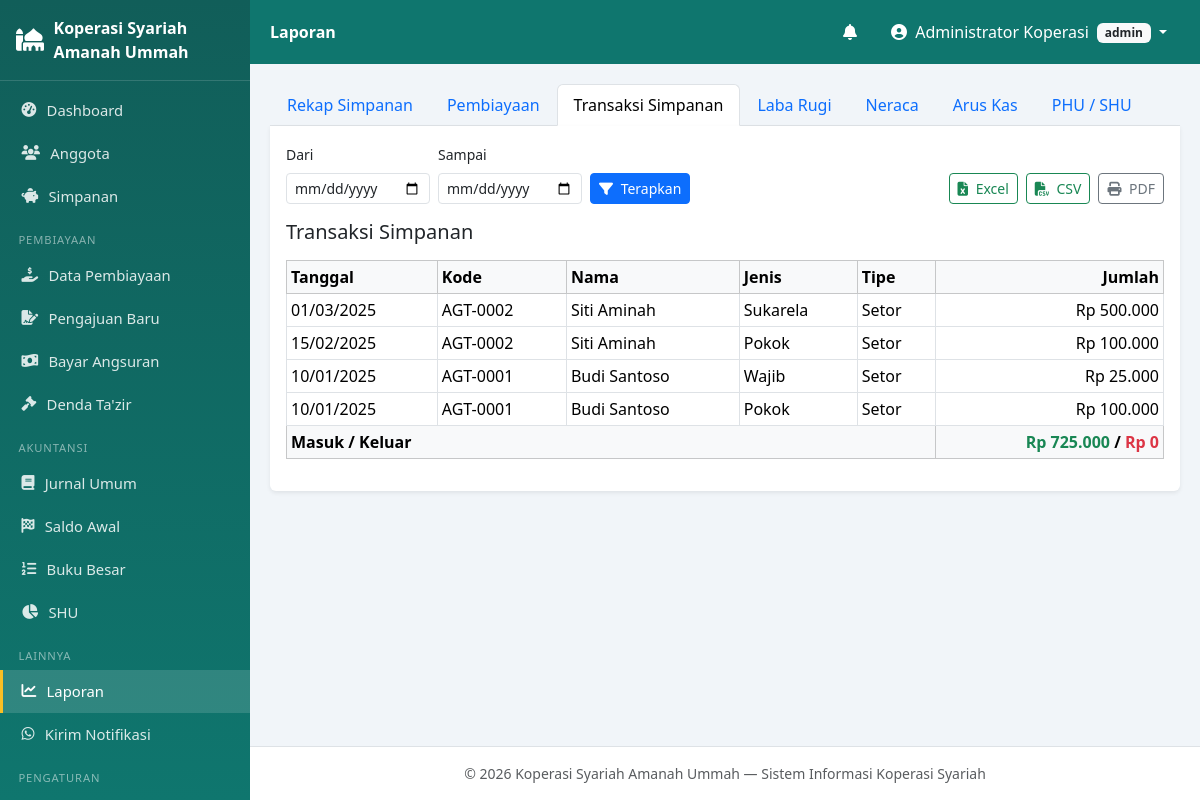
The app's page /index.php?mod=laporan&jenis=transaksi (signed in) with its own data.
### tables this page shows
CREATE TABLE profil_koperasi (
    id            INT PRIMARY KEY DEFAULT 1,
    nama_koperasi VARCHAR(150) NOT NULL,
    alamat        TEXT,
    no_telp       VARCHAR(30),
    email         VARCHAR(100),
    nama_ketua    VARCHAR(100),
    slogan        VARCHAR(150)
);

CREATE TABLE simpanan (
    id_simpanan      INT AUTO_INCREMENT PRIMARY KEY,
    id_anggota       INT NOT NULL,
    jenis_simpanan   ENUM('pokok','wajib','sukarela') NOT NULL,
    tipe             ENUM('setor','tarik') NOT NULL DEFAULT 'setor',
    tanggal          DATE NOT NULL,
    jumlah           DECIMAL(15,2) NOT NULL,
    keterangan       VARCHAR(255) DEFAULT NULL,
    id_user          INT DEFAULT NULL,
    created_at       TIMESTAMP DEFAULT CURRENT_TIMESTAMP,
    CONSTRAINT fk_simpanan_anggota FOREIGN KEY (id_anggota)
        REFERENCES anggota(id_anggota) ON DELETE CASCADE
);

CREATE TABLE anggota (
    id_anggota     INT AUTO_INCREMENT PRIMARY KEY,
    kode_anggota   VARCHAR(20) NOT NULL UNIQUE,
    nik            VARCHAR(20) DEFAULT NULL,
    nama           VARCHAR(100) NOT NULL,
    jenis_kelamin  ENUM('L','P') NOT NULL DEFAULT 'L',
    tempat_lahir   VARCHAR(50) DEFAULT NULL,
    tanggal_lahir  DATE DEFAULT NULL,
    alamat         TEXT,
    no_hp          VARCHAR(20) DEFAULT NULL,
    email          VARCHAR(100) DEFAULT NULL,
    pekerjaan      VARCHAR(100) DEFAULT NULL,
    status_anggota ENUM('aktif','nonaktif') NOT NULL DEFAULT 'aktif',
    tanggal_daftar DATE NOT NULL,
    created_at     TIMESTAMP DEFAULT CURRENT_TIMESTAMP
);

### config/database.php (called while the page is built, shortened)
<?php
class Database
{
    private static $instance = null;
    private function __construct()
    {
        try {
            $this->pdo = new PDO(
                'mysql:host=' . DB_HOST . ';dbname=' . DB_NAME . ';charset=utf8mb4',
                DB_USER, DB_PASS,
                [
                    PDO::ATTR_ERRMODE            => PDO::ERRMODE_EXCEPTION,
                    PDO::ATTR_DEFAULT_FETCH_MODE => PDO::FETCH_ASSOC,
                    PDO::ATTR_EMULATE_PREPARES   => false,
                ]
            );
        } catch (PDOException $e) {
            die('Koneksi database gagal: ' . $e->getMessage());
        }
    }
    public static function getInstance(): PDO
    {
        if (self::$instance === null) self::$instance = new self();
        return self::$instance->pdo;
    }
}

### models/PengaturanModel.php (called while the page is built, shortened)
<?php
require_once __DIR__ . '/../config/database.php';
class PengaturanModel
{
    private $db;
    public function __construct()
    {
        $this->db = Database::getInstance();
    }
    public function get(string $kunci, $default = null)
    {
        $st = $this->db->prepare('SELECT nilai FROM pengaturan WHERE kunci=?');
        $st->execute([$kunci]);
        $r = $st->fetch();
        return $r ? $r['nilai'] : $default;
    }
    public function profil()
    {
        return $this->db->query('SELECT * FROM profil_koperasi WHERE id=1')->fetch()
            ?: ['id' => 1, 'nama_koperasi' => 'Koperasi Syariah'];
    }
}

### models/LaporanModel.php (called while the page is built, shortened)
<?php
require_once __DIR__ . '/../config/database.php';
class LaporanModel
{
    private $db;
    public function __construct()
    {
        $this->db = Database::getInstance();
    }
    public function transaksiSimpanan(string $dari = '', string $sampai = ''): array
    {
        $sql = 'SELECT s.*, a.kode_anggota, a.nama FROM simpanan s
                JOIN anggota a ON s.id_anggota=a.id_anggota WHERE 1=1';
        $params = [];
        $sql .= ' ORDER BY s.tanggal DESC, s.id_simpanan DESC';
        $st = $this->db->prepare($sql);
        $st->execute($params);
        return $st->fetchAll();
    }
}

### views/laporan/index.php (the view, shortened to what this page needs)
<?php
require_once __DIR__ . '/../../models/LaporanModel.php';
$jenis  = $_GET['jenis'] ?? 'simpanan';
$dari   = $_GET['dari'] ?? '';
$sampai = $_GET['sampai'] ?? '';
$lm = new LaporanModel();
$pageTitle = 'Laporan';
$active    = 'laporan';
include __DIR__ . '/../layout/header.php';
$jenisExport = ['simpanan' => 'rekap_simpanan', 'pembiayaan' => 'pembiayaan', 'transaksi' => 'transaksi'];
?>
<ul class="nav nav-tabs no-print">
  <li class="nav-item"><a class="nav-link <?= $jenis==='simpanan'?'active':'' ?>"
      href="index.php?mod=laporan&jenis=simpanan">Rekap Simpanan</a></li>
  <li class="nav-item"><a class="nav-link <?= $jenis==='pembiayaan'?'active':'' ?>"
      href="index.php?mod=laporan&jenis=pembiayaan">Pembiayaan</a></li>
  <li class="nav-item"><a class="nav-link <?= $jenis==='transaksi'?'active':'' ?>"
      href="index.php?mod=laporan&jenis=transaksi">Transaksi Simpanan</a></li>
  <li class="nav-item"><a class="nav-link" href="index.php?mod=laporan&act=laba_rugi">Laba Rugi</a></li>
  <li class="nav-item"><a class="nav-link" href="index.php?mod=laporan&act=neraca">Neraca</a></li>
  <li class="nav-item"><a class="nav-link" href="index.php?mod=laporan&act=arus_kas">Arus Kas</a></li>
  <li class="nav-item"><a class="nav-link" href="index.php?mod=laporan&act=phu">PHU / SHU</a></li>
</ul>
<div class="card border-0 shadow-sm rounded-top-0">
  <div class="card-body">
    <form method="get" class="row g-2 align-items-end no-print mb-3">
      <?php if ($jenis !== 'simpanan'): ?>
      <div class="col-auto"><label class="form-label small">Dari</label>
        <input type="date" name="dari" class="form-control form-control-sm" value="<?= e($dari) ?>"></div>
      <div class="col-auto"><label class="form-label small">Sampai</label>
        <input type="date" name="sampai" class="form-control form-control-sm" value="<?= e($sampai) ?>"></div>
      <div class="col-auto"><button class="btn btn-sm btn-primary"><i class="fas fa-filter me-1"></i> Terapkan</button></div>
      <?php endif; ?>
      <div class="col-auto ms-auto d-flex gap-2">
        <?php if (isset($jenisExport[$jenis])): ?>
        <a class="btn btn-sm btn-outline-success"
           href="controllers/proses_export.php?jenis=<?= $jenisExport[$jenis] ?>&dari=<?= e($dari) ?>&sampai=<?= e($sampai) ?>">
          <i class="fas fa-file-excel me-1"></i> Excel</a>
        <?php endif; ?>
        <?php if ($jenis==='transaksi'): ?>
        <a class="btn btn-sm btn-outline-success"
           href="controllers/proses_laporan.php?aksi=export_transaksi&dari=<?= e($dari) ?>&sampai=<?= e($sampai) ?>">
          <i class="fas fa-file-csv me-1"></i> CSV</a>
        <?php endif; ?>
        <button type="button" class="btn btn-sm btn-outline-secondary" onclick="window.print()">
          <i class="fas fa-print me-1"></i> PDF</button>
      </div>
    </form>
    <?php if ($jenis === 'simpanan'):
        $rekap = (new SimpananModel())->rekapPerAnggota(); ?>
      <h5 class="mb-3">Rekapitulasi Simpanan Anggota</h5>
      <div class="table-responsive">
        <table class="table table-bordered table-sm align-middle">
          <thead class="table-light">
            <tr><th>Kode</th><th>Nama</th><th class="text-end">Pokok</th><th class="text-end">Wajib</th>
                <th class="text-end">Sukarela</th><th class="text-end">Total</th></tr>
          </thead>
          <tbody>
          <?php $g = ['pokok'=>0,'wajib'=>0,'sukarela'=>0,'total'=>0];
                foreach ($rekap as $r):
                  foreach ($g as $k => $v) $g[$k] += $r[$k]; ?>
            <tr>
              <td><?= e($r['kode_anggota']) ?></td><td><?= e($r['nama']) ?></td>
              <td class="text-end"><?= rupiah($r['pokok']) ?></td>
              <td class="text-end"><?= rupiah($r['wajib']) ?></td>
              <td class="text-end"><?= rupiah($r['sukarela']) ?></td>
              <td class="text-end"><b><?= rupiah($r['total']) ?></b></td>
            </tr>
          <?php endforeach; ?>
          </tbody>
          <tfoot class="table-light fw-bold">
            <tr><td colspan="2">TOTAL</td>
              <td class="text-end"><?= rupiah($g['pokok']) ?></td>
              <td class="text-end"><?= rupiah($g['wajib']) ?></td>
              <td class="text-end"><?= rupiah($g['sukarela']) ?></td>
              <td class="text-end"><?= rupiah($g['total']) ?></td></tr>
          </tfoot>
        </table>
      </div>
    <?php else:
        $rows = $lm->transaksiSimpanan($dari, $sampai);
        $masuk = $keluar = 0; ?>
      <h5 class="mb-3">Transaksi Simpanan <?= ($dari||$sampai) ? '(' . e($dari) . ' s.d. ' . e($sampai) . ')' : '' ?></h5>
      <div class="table-responsive">
        <table class="table table-bordered table-sm align-middle">
          <thead class="table-light">
            <tr><th>Tanggal</th><th>Kode</th><th>Nama</th><th>Jenis</th><th>Tipe</th><th class="text-end">Jumlah</th></tr>
          </thead>
          <tbody>
          <?php foreach ($rows as $r):
              if ($r['tipe']==='setor') $masuk += $r['jumlah']; else $keluar += $r['jumlah']; ?>
            <tr>
              <td><?= e(date('d/m/Y', strtotime($r['tanggal']))) ?></td>
              <td><?= e($r['kode_anggota']) ?></td><td><?= e($r['nama']) ?></td>
              <td><?= e(ucfirst($r['jenis_simpanan'])) ?></td>
              <td><?= e(ucfirst($r['tipe'])) ?></td>
              <td class="text-end"><?= rupiah($r['jumlah']) ?></td>
            </tr>
          <?php endforeach; ?>
          </tbody>
          <tfoot class="table-light fw-bold">
            <tr><td colspan="5">Masuk / Keluar</td>
              <td class="text-end"><span class="text-success"><?= rupiah($masuk) ?></span> /
                                   <span class="text-danger"><?= rupiah($keluar) ?></span></td></tr>
          </tfoot>
        </table>
      </div>
    <?php endif; ?>
  </div>
</div>
<?php include __DIR__ . '/../layout/footer.php'; ?>

### views/layout/header.php (shortened to what this page needs)
<?php
require_once __DIR__ . '/../../config/database.php';
require_once __DIR__ . '/../../models/PengaturanModel.php';
$user      = $_SESSION['user'];
$pageTitle = $pageTitle ?? 'Dashboard';
$active    = $active ?? 'dashboard';
$pmModel = new PengaturanModel();
$profil  = $pmModel->profil();
$logo    = trim((string)$pmModel->get('logo', ''));
$logoAda = $logo !== '' && file_exists(__DIR__ . '/../../assets/img/' . $logo);
if (!function_exists('rupiah')) {
    function rupiah($n) { return 'Rp ' . number_format((float)($n ?: 0), 0, ',', '.'); }
}
if (!function_exists('e')) {
    function e($s) { return htmlspecialchars((string)($s ?? ''), ENT_QUOTES, 'UTF-8'); }
}
?>
<!DOCTYPE html>
<html lang="id">
<head>
<link href="https://cdn.jsdelivr.net/npm/bootstrap@5.3.3/dist/css/bootstrap.min.css" rel="stylesheet">
<link href="https://cdnjs.cloudflare.com/ajax/libs/font-awesome/6.5.2/css/all.min.css" rel="stylesheet">
<link rel="stylesheet" href="assets/css/style.css">
</head>
<body>
<div class="wrapper">
  <aside class="sidebar" id="sidebar">
    <div class="brand">
      <?php if ($logoAda): ?>
        <img src="assets/img/<?= e($logo) ?>" alt="Logo">
      <?php else: ?>
        <i class="fas fa-mosque"></i>
      <?php endif; ?>
      <span><?= e($profil['nama_koperasi'] ?? 'KSU Syariah') ?></span>
    </div>
    <nav>
      <a href="index.php?mod=dashboard" class="<?= $active==='dashboard'?'on':'' ?>">
        <i class="fas fa-tachometer-alt"></i> Dashboard</a>
      <a href="index.php?mod=anggota&act=list" class="<?= $active==='anggota'?'on':'' ?>">
        <i class="fas fa-users"></i> Anggota</a>
      <a href="index.php?mod=simpanan&act=list" class="<?= $active==='simpanan'?'on':'' ?>">
        <i class="fas fa-piggy-bank"></i> Simpanan</a>
      <div class="menu-label">Pembiayaan</div>
      <a href="index.php?mod=pembiayaan&act=list" class="<?= $active==='pembiayaan'?'on':'' ?>">
        <i class="fas fa-hand-holding-usd"></i> Data Pembiayaan</a>
      <a href="index.php?mod=pembiayaan&act=pengajuan" class="<?= $active==='pembiayaan-pengajuan'?'on':'' ?>">
        <i class="fas fa-file-signature"></i> Pengajuan Baru</a>
      <a href="index.php?mod=pembiayaan&act=angsuran" class="<?= $active==='pembiayaan-angsuran'?'on':'' ?>">
        <i class="fas fa-money-bill-wave"></i> Bayar Angsuran</a>
      <a href="index.php?mod=denda&act=list" class="<?= $active==='denda'?'on':'' ?>">
        <i class="fas fa-gavel"></i> Denda Ta'zir</a>
      <div class="menu-label">Akuntansi</div>
      <a href="index.php?mod=jurnal&act=list" class="<?= $active==='jurnal'?'on':'' ?>">
        <i class="fas fa-book"></i> Jurnal Umum</a>
      <a href="index.php?mod=jurnal&act=saldo_awal" class="<?= $active==='jurnal-saldo-awal'?'on':'' ?>">
        <i class="fas fa-flag-checkered"></i> Saldo Awal</a>
      <a href="index.php?mod=jurnal&act=buku_besar" class="<?= $active==='jurnal-buku-besar'?'on':'' ?>">
        <i class="fas fa-list-ol"></i> Buku Besar</a>
      <a href="index.php?mod=shu&act=list" class="<?= $active==='shu'?'on':'' ?>">
        <i class="fas fa-chart-pie"></i> SHU</a>
      <div class="menu-label">Lainnya</div>
      <a href="index.php?mod=laporan" class="<?= $active==='laporan'?'on':'' ?>">
        <i class="fas fa-chart-line"></i> Laporan</a>
      <a href="index.php?mod=notifikasi&act=kirim" class="<?= $active==='notifikasi-kirim'?'on':'' ?>">
        <i class="fab fa-whatsapp"></i> Kirim Notifikasi</a>
      <?php if ($user['level'] === 'admin'): ?>
      <div class="menu-label">Pengaturan</div>
      <a href="index.php?mod=pengaturan&act=profil" class="<?= $active==='pengaturan-profil'?'on':'' ?>">
        <i class="fas fa-building"></i> Profil Koperasi</a>
      <?php endif; ?>
    </nav>
  </aside>
  <div class="main">
    <nav class="topbar">
      <div class="topbar-title"><?= e($pageTitle) ?></div>
      <div class="dropdown ms-auto me-2">
        <button class="btn btn-link text-white position-relative" data-bs-toggle="dropdown">
          <i class="fas fa-bell"></i>
        </button>
      </div>
      <div class="dropdown">
        <button class="btn btn-link text-white dropdown-toggle text-decoration-none" data-bs-toggle="dropdown">
          <i class="fas fa-user-circle me-1"></i> <?= e($user['nama_lengkap']) ?>
          <span class="badge bg-light text-dark ms-1"><?= e($user['level']) ?></span>
        </button>
      </div>
    </nav>
    <main class="content">

### views/layout/footer.php (shortened to what this page needs)
    </main>
    <footer class="text-center small text-muted py-3 border-top bg-white">
      &copy; <?= date('Y') ?> <?= e($profil['nama_koperasi'] ?? 'Koperasi Syariah') ?>
      — Sistem Informasi Koperasi Syariah
    </footer>
  </div>
</div>
</body>
</html>

### assets/css/style.css (style rules this page uses)
:root { --primary: #0f766e; --primary-2: #115e59; --sidebar-w: 250px; }
body { background: #f1f5f9; font-family: system-ui, -apple-system, "Segoe UI", Roboto, sans-serif; }
.wrapper { display: flex; min-height: 100vh; }
.main { flex: 1; margin-left: var(--sidebar-w); display: flex; flex-direction: column; min-width: 0; }
.content { padding: 1.25rem; flex: 1; }
.sidebar { width: var(--sidebar-w); background: linear-gradient(180deg, var(--primary-2), var(--primary)); color: #fff; position: fixed; top: 0; bottom: 0; left: 0; overflow-y: auto; z-index: 1040; }
.sidebar .brand { display: flex; align-items: center; gap: .6rem; padding: 1rem; font-weight: 700; border-bottom: 1px solid rgba(255,255,255,.15); min-height: 64px; }
.sidebar .brand i { font-size: 1.4rem; }
.sidebar nav { padding: .5rem 0 2rem; }
.sidebar nav a { display: flex; align-items: center; gap: .65rem; padding: .65rem 1.15rem; color: rgba(255,255,255,.85); text-decoration: none; font-size: .925rem; border-left: 3px solid transparent; }
.sidebar nav a.on { background: rgba(255,255,255,.14); border-left-color: #fbbf24; color: #fff; }
.sidebar .menu-label { padding: .9rem 1.15rem .3rem; font-size: .7rem; text-transform: uppercase; letter-spacing: .08em; color: rgba(255,255,255,.5); }
.topbar { background: var(--primary); min-height: 64px; display: flex; align-items: center; padding: 0 1.25rem; position: sticky; top: 0; z-index: 1030; }
.topbar-title { color: #fff; font-weight: 600; }
.topbar .btn-link { text-decoration: none; }
.rounded-top-0 { border-top-left-radius: 0 !important; border-top-right-radius: 0 !important; }
.table thead th { white-space: nowrap; }

### records on screen
profil_koperasi: nama_koperasi "Koperasi Syariah Amanah Ummah"
simpanan: tanggal "01/03/2025", id_anggota.kode_anggota "AGT-0002", id_anggota.nama "Siti Aminah", jenis_simpanan "Sukarela", tipe "Setor", jumlah "Rp 500.000"
simpanan: tanggal "15/02/2025", id_anggota.kode_anggota "AGT-0002", id_anggota.nama "Siti Aminah", jenis_simpanan "Pokok", tipe "Setor", jumlah "Rp 100.000"
simpanan: tanggal "10/01/2025", id_anggota.kode_anggota "AGT-0001", id_anggota.nama "Budi Santoso", jenis_simpanan "Wajib", tipe "Setor", jumlah "Rp 25.000"
simpanan: tanggal "10/01/2025", id_anggota.kode_anggota "AGT-0001", id_anggota.nama "Budi Santoso", jenis_simpanan "Pokok", tipe "Setor", jumlah "Rp 100.000"

### other values on screen
$pageTitle "Laporan"
$user['nama_lengkap'] "Administrator Koperasi"
$user['level'] "admin"
rupiah($masuk) "Rp 725.000"
rupiah($keluar) "Rp 0"
